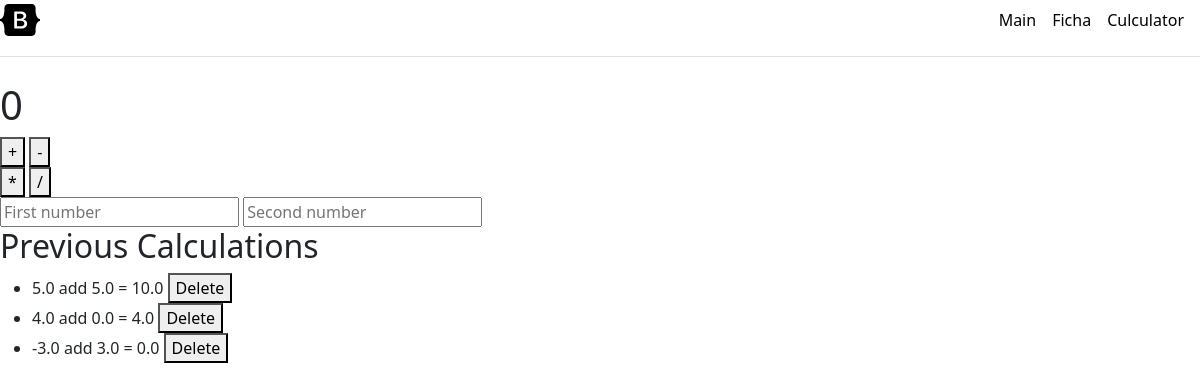
Screenshot of /calculator/ with the database file from the repository.
### mysite/models.py (models this page shows)
class Calculation(models.Model):
    num1 = models.FloatField()
    num2 = models.FloatField()
    operation = models.CharField(max_length=10)
    result = models.FloatField()
    created_at = models.DateTimeField(auto_now_add=True)
    def __str__(self):
        return f"{self.num1} {self.operation} {self.num2} = {self.result}"

### mysite/views.py (the view, shortened to what this page needs)
# urls.py: path('calculator/', views.calculator, name='calculator'),
def calculator(request):
    result = None
    calculations = Calculation.objects.all()  # Отримуємо всі обчислення
    return render(request, 'mysite/calculator.html', {'result': result, 'calculations': calculations})

### mysite/templates/mysite/calculator.html (shortened to what this page needs)
{% extends 'mysite/base.html' %}
{% load static %}
{% block content %}
    <div class="calculator">
        <div class="screen">
            <h1>{{ result|default:"0" }}</h1>
        </div>
        <form method="POST">
            <div class="button-row">
                <button type="submit" name="operation" value="add">+</button>
                <button type="submit" name="operation" value="subtract">-</button>
            </div>
            <div class="button-row">
                <button type="submit" name="operation" value="multiply">*</button>
                <button type="submit" name="operation" value="divide">/</button>
            </div>
            <input type="number" name="num1" placeholder="First number" required>
            <input type="number" name="num2" placeholder="Second number" required>
        </form>
    </div>
    <h2>Previous Calculations</h2>
    <ul>
        {% for calculation in calculations %}
            <li>{{ calculation }}
                <form method="POST" style="display:inline;">
                    <button type="submit" name="delete" value="{{ calculation.id }}">Delete</button>
                </form>
            </li>
        {% endfor %}
    </ul>
{% endblock %}

### mysite/templates/mysite/base.html (shortened to what this page needs)
{% load static %}
<!doctype html>
<html lang="en">
<head>
    <link rel="stylesheet" href="https://cdn.jsdelivr.net/npm/bootstrap@5.3.3/dist/css/bootstrap.min.css">
    <link rel="stylesheet" href="{% static 'css/styles.css' %}">
</head>
<body>
<div class="d-flex flex-column flex-md-row align-items-center pb-3 mb-4 border-bottom">
      <a href="/" class="d-flex align-items-center link-body-emphasis text-decoration-none">
      </a>
      <nav class="d-inline-flex mt-2 mt-md-0 ms-md-auto">
        <a class="me-3 py-2 link-body-emphasis text-decoration-none" href="{% url 'index' %}">Main</a>
        <a class="me-3 py-2 link-body-emphasis text-decoration-none" href="{% url 'ficha' %}">Ficha</a>
        <a class="me-3 py-2 link-body-emphasis text-decoration-none" href="{% url 'calculator' %}">Culculator</a>
      </nav>
    </div>
        {% block content  %}{% endblock %}
</body>
</html>

### rows the page displays
Calculation: num1+operation+num2 "5.0 add 5.0 = 10.0", {{ calculation.id }} 3 (drawn)
Calculation: num1+operation+num2 "4.0 add 0.0 = 4.0", {{ calculation.id }} 4 (drawn)
Calculation: num1+operation+num2 "-3.0 add 3.0 = 0.0", {{ calculation.id }} 5 (drawn)

### other values shown
{{ result|default:"0" }} "0"
